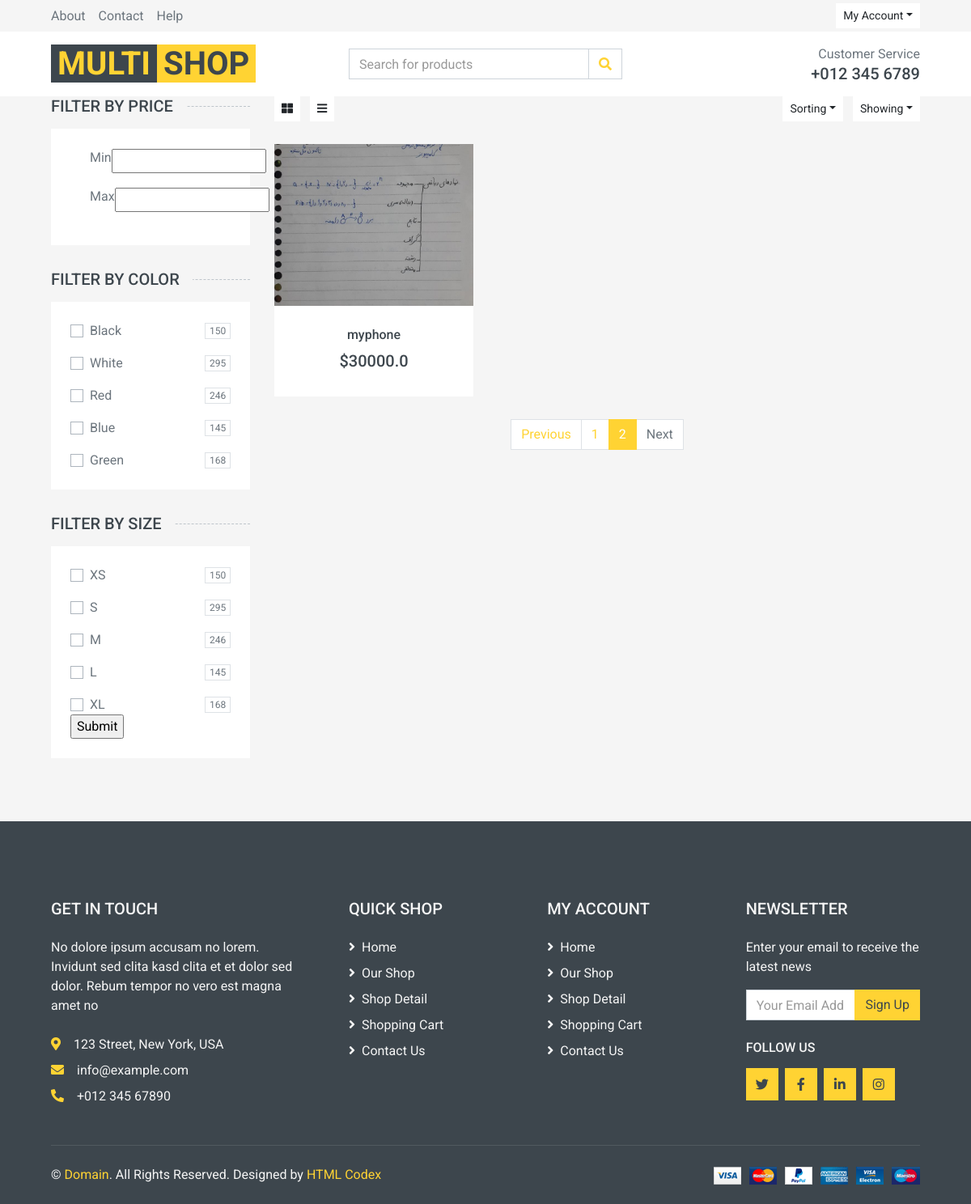
/products/all?page=2, run on an earlier commit of the app's database.
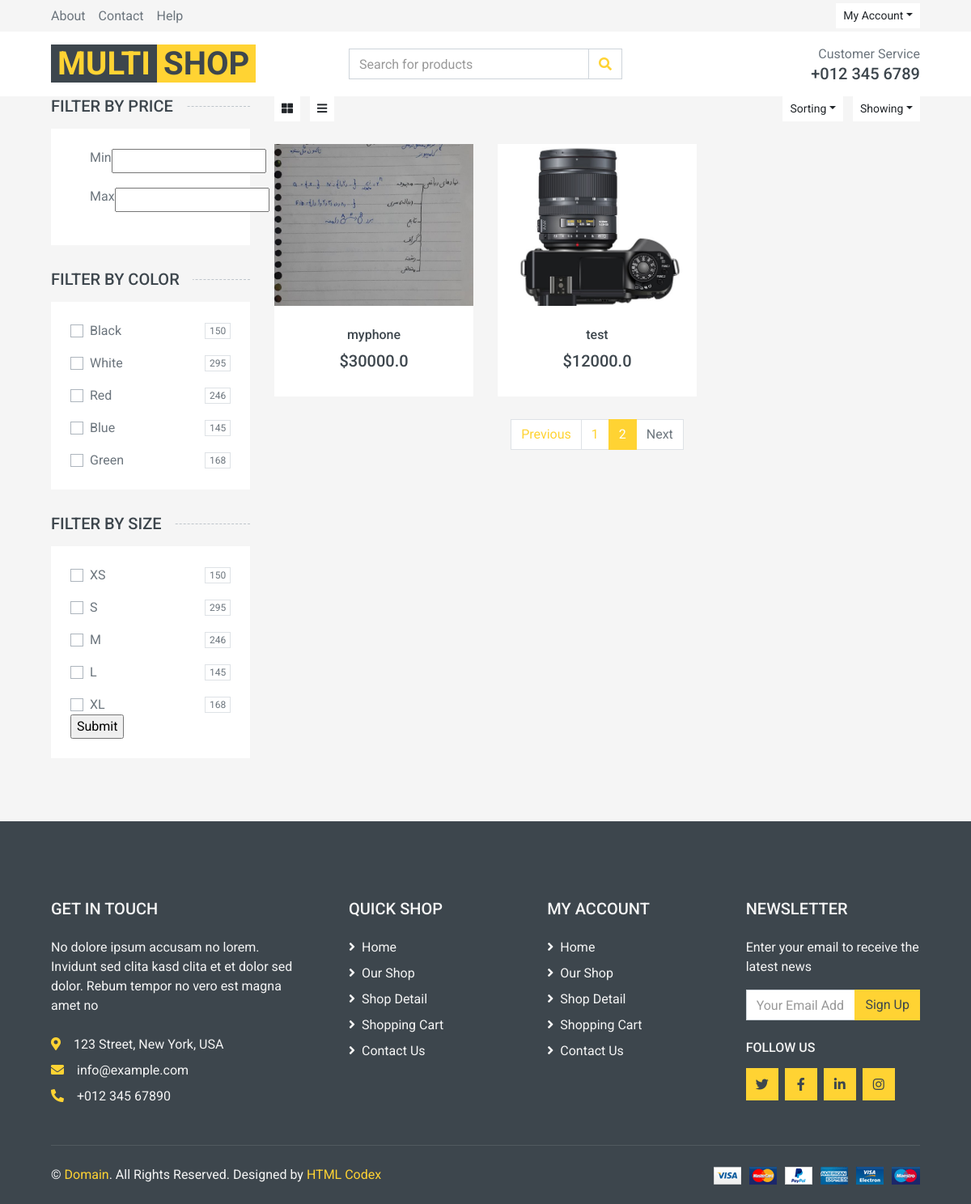
And on a later commit of the database.
### product/models.py (models this page shows, shortened)
class Product(models.Model):
    category = models.ManyToManyField(Category , blank=True , null=True)
    title = models.CharField(max_length=100)
    description = models.TextField()
    price = models.FloatField()
    discount = models.FloatField()
    image = models.ImageField(upload_to="images/", null=True, blank=True)
    size = models.ManyToManyField(Size , blank=True , null=True ,related_name="product")
    color = models.ManyToManyField(Color, related_name="product")
    created = models.DateTimeField(auto_now_add=True)
    class Meta:
        ordering = ['-created']

### product/views.py (the view)
# urls.py: path('all' , views.ProductListView.as_view() , name='products_list'),
class ProductListView(ListView):
    template_name = 'product/products_list.html'
    context_object_name = 'object_list'
    paginate_by = 2  # Number of products per page
    def get_queryset(self):
        request = self.request
        colors = request.GET.getlist('color')
        sizes = request.GET.getlist('size')
        min_price = request.GET.get('min-price')
        max_price = request.GET.get('max-price')
        queryset = Product.objects.all()
        if colors:
            queryset = queryset.filter(color__title__in=colors).distinct()
        if sizes:
            queryset = queryset.filter(size__title__in=sizes).distinct()
        if min_price and max_price:
            queryset = queryset.filter(price__gte=min_price, price__lte=max_price)
        return queryset
    def get_context_data(self, **kwargs):
        context = super().get_context_data(**kwargs)
        query = self.request.GET.copy()
        if 'page' in query:
            del query['page']
        context['query_params'] = query.urlencode()
        return context

### product/templates/product/products_list.html (shortened to what the changed rows need)
{% extends 'base.html' %}
{% load static %}
{% block main %}
<div class="container-fluid">
    <div class="row px-xl-5">
        <div class="col-lg-9 col-md-8">
            <div class="row pb-3">
                {% for product in object_list %}
                <div class="col-lg-4 col-md-6 col-sm-6 pb-1">
                    <div class="product-item bg-light mb-4">
                        <div class="product-img position-relative overflow-hidden">
                            <img class="img-fluid w-100" src="{{ product.image.url }}" alt="Static Product" style="height: 200px; object-fit: cover;">
                            <div class="product-action">
                            </div>
                        </div>
                        <div class="text-center py-4">
                            <a class="h6 text-decoration-none text-truncate" href="{% url 'product:product-detail' pk=product.pk %}">{{ product.title }}</a>
                            <div class="d-flex align-items-center justify-content-center mt-2">
                                <h5>${{ product.price }}</h5>
                            </div>
                        </div>
                    </div>
                </div>
                {% endfor %}
               <div class="col-12">
                   {% if is_paginated %}
                       <nav>
                           <ul class="pagination justify-content-center">
                               {% for num in paginator.page_range %}
                                   {% if page_obj.number == num %}
                                       <li class="page-item active"><span class="page-link">{{ num }}</span></li>
                                   {% else %}
                                       <li class="page-item">
                                           <a class="page-link" href="?page={{ num }}{% if query_params %}&{{ query_params }}{% endif %}">{{ num }}</a>
                                       </li>
                                   {% endif %}
                               {% endfor %}
                           </ul>
                       </nav>
                   {% endif %}
               </div>
            </div>
        </div>
    </div>
</div>
{% endblock %}

What changed in the data, as far as the page shows it:
added Product: image (picture), title "test", price "12000.0"
